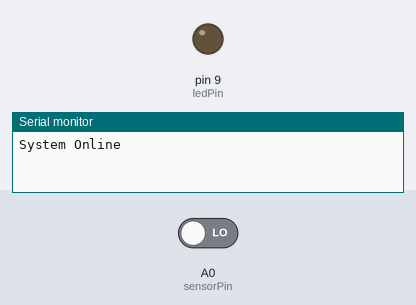
Bench run of a sketch on a simulated Arduino Uno, built with avr-gcc and run on an emulated ATmega328P. Shown: output pins drawn as LEDs (lit = HIGH), the last lines printed to the serial monitor. Inputs (shaded band) come from the test bench; at power-on: A0 (sensorPin) LOW.

Above: at 1.2 s.
1.3 s: A0 (sensorPin) driven HIGH
At 2.37 s:
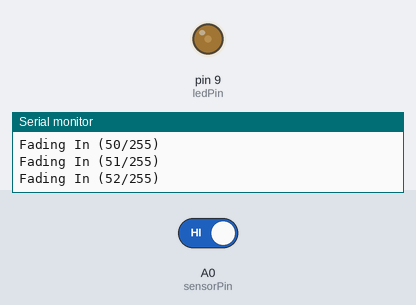
At 3.59 s:
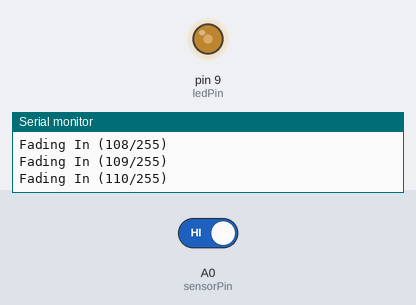
4.3 s: A0 (sensorPin) driven LOW
Timing chart, 0 to 9.0 s (numbered marks = the images above; inputs shaded):
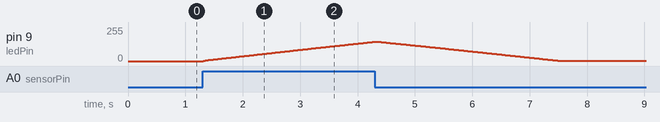

Measured:
- after the input at 1.3 s, pin 9 (ledPin): moves from 0/255 to 145/255 over 3.0 s, starting at once

The sketch:

simple_detector.ino
```cpp
const int sensorPin = A0;   // The LD2410C OUT pin
const int ledPin = 9;       // Your LED connected to PWM pin D9

int ledBrightness = 0;

void setup() {
  Serial.begin(9600);
  pinMode(sensorPin, INPUT);
  pinMode(ledPin, OUTPUT);
  Serial.println("System Online");
}

void loop() {
  int sensorState = digitalRead(sensorPin);

  if (sensorState == HIGH && ledBrightness < 255) {
    analogWrite(ledPin, ledBrightness++);
    Serial.println("Fading In (" + String(ledBrightness) + "/255)");
  } else if (sensorState == LOW && ledBrightness > 0) {
    analogWrite(ledPin, ledBrightness--);
    Serial.println("Fading Out (" + String(ledBrightness) + "/255)");
  }

  delay(10);
}
```
